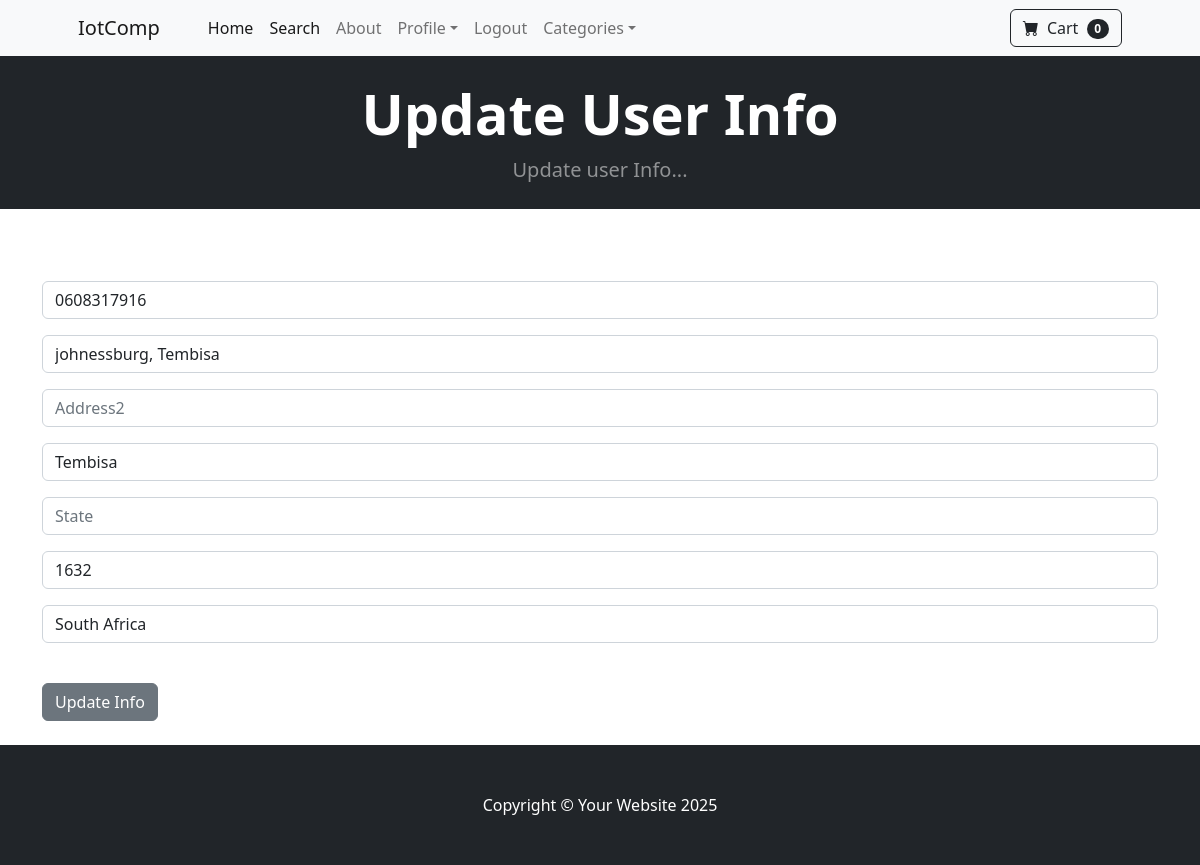
The page /update_info/ (signed in) on the database its author committed.
### store/models.py (models this page shows, shortened)
class Profile(models.Model):
    user = models.OneToOneField(User, on_delete=models.CASCADE)
    date_modified = models.DateTimeField(User, auto_now=True)
    phone = models.CharField(max_length=20, blank=True)
    address1 = models.CharField(max_length=100, blank=True)
    address2 = models.CharField(max_length=100, blank=True)
    city = models.CharField(max_length=100, blank=True)
    state = models.CharField(max_length=100, blank=True)
    zipcode = models.CharField(max_length=20, blank=True)
    country = models.CharField(max_length=100, blank=True)
    old_cart = models.CharField(max_length=200, blank=True, null=True)

### store/views.py (the view, shortened to what this page needs)
# urls.py: path('update_info/', views.update_info, name='update_info'),
def update_info(request):
    if request.user.is_authenticated:
        current_user = Profile.objects.filter(user__id=request.user.id).first()
        form = UserInfoForm(request.POST or None, instance=current_user)
        return render(request, "update_info.html", {'form': form})
    else:
        messages.success(request, "You must be logged In to Access That Page")
        return redirect('home')

### store/forms.py
class UserInfoForm(forms.ModelForm):
    phone = forms.CharField(label="", widget=forms.TextInput(attrs={'class':'form-control','placeholder':'Phone'}), required=False)
    address1 = forms.CharField(label="", widget=forms.TextInput(attrs={'class':'form-control','placeholder':'Address1'}), required=False)
    address2 = forms.CharField(label="", widget=forms.TextInput(attrs={'class':'form-control','placeholder':'Address2'}), required=False)
    city = forms.CharField(label="", widget=forms.TextInput(attrs={'class':'form-control','placeholder':'City'}), required=False)
    state = forms.CharField(label="", widget=forms.TextInput(attrs={'class':'form-control','placeholder':'State'}), required=False)
    zipcode = forms.CharField(label="", widget=forms.TextInput(attrs={'class':'form-control','placeholder':'Zipcode'}), required=False)
    country = forms.CharField(label="", widget=forms.TextInput(attrs={'class':'form-control','placeholder':'Country'}), required=False)
    class Meta:
        model = Profile
        fields = ('phone','address1', 'address2','city', 'state', 'zipcode', 'country')

### cart/cart.py (called while the page is built)
    def __len__(self):
        return len(self.cart)

### cart/context_processors.py (called while the page is built)
def cart(request):
    return {'cart': Cart(request)}

### store/templates/update_info.html (shortened to what this page needs)
{% extends 'base.html' %}
{% block content %}
<header class="bg-dark py-3">
            <div class="container px-4 px-lg-5 my-2">
                <div class="text-center text-white">
                    <h1 class="display-4 fw-bolder">Update User Info</h1>
                    <p class="lead fw-normal text-white-50 mb-0">Update user Info...</p>
                </div>
            </div>
        </header>
        <div class="container">
            <div class="ml-8 row">
                    <div class="ml-8 col-md">
                        <br/>
                        <form method="POST" action="{% url 'update_info' %}">
                            <br/>
                            <br/>
                             {{ form.as_p }}
  <br/>
                                    <button type="submit" class="btn btn-secondary">Update Info</button>
                                                     <br/>
                                </form>
                        <br/>
                    </div>
            </div>
        </div>
{% endblock %}

### rows shown on the page
Profile: phone "0608317916", address1 "johnessburg, Tembisa", city "Tembisa", zipcode "1632", country "South Africa"

### other values the page prints
{{ cart|length }} "0"
